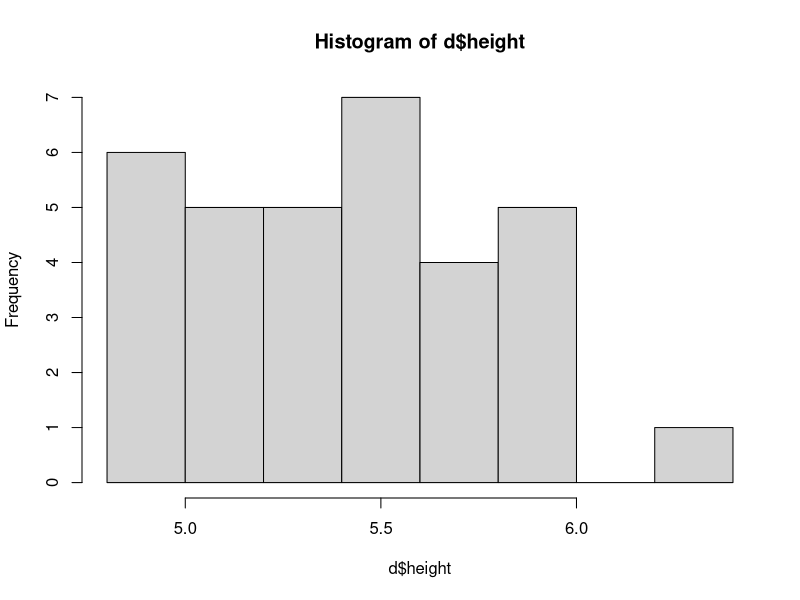
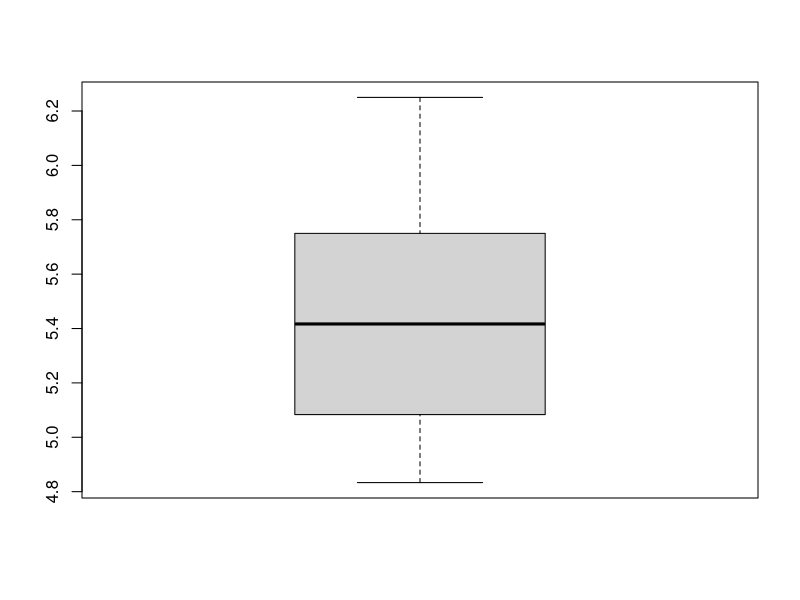
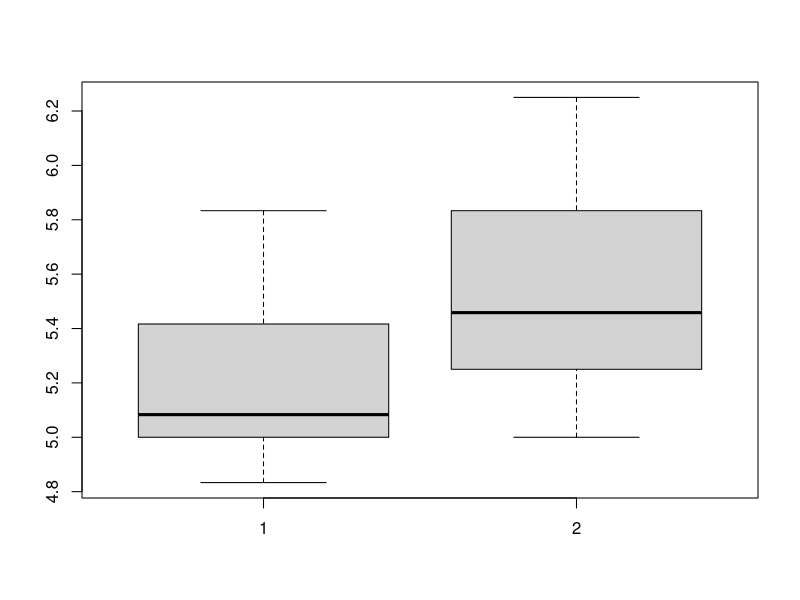
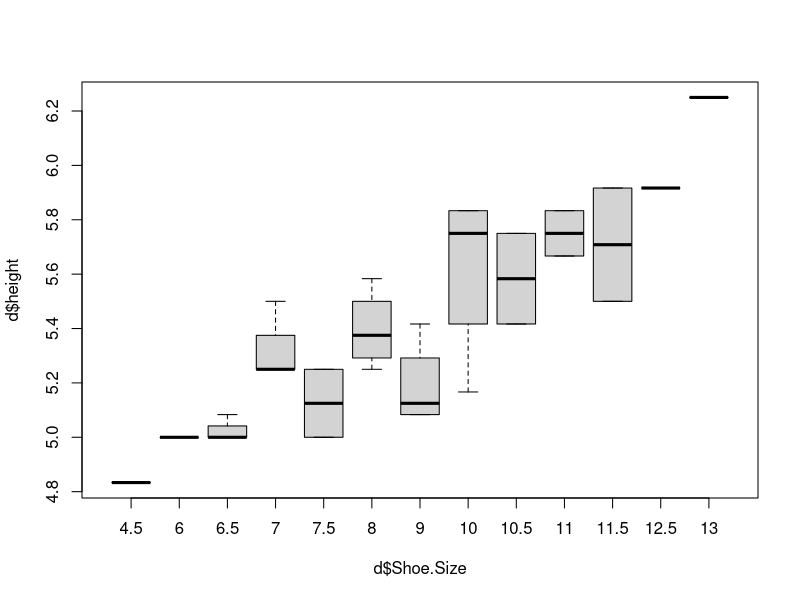
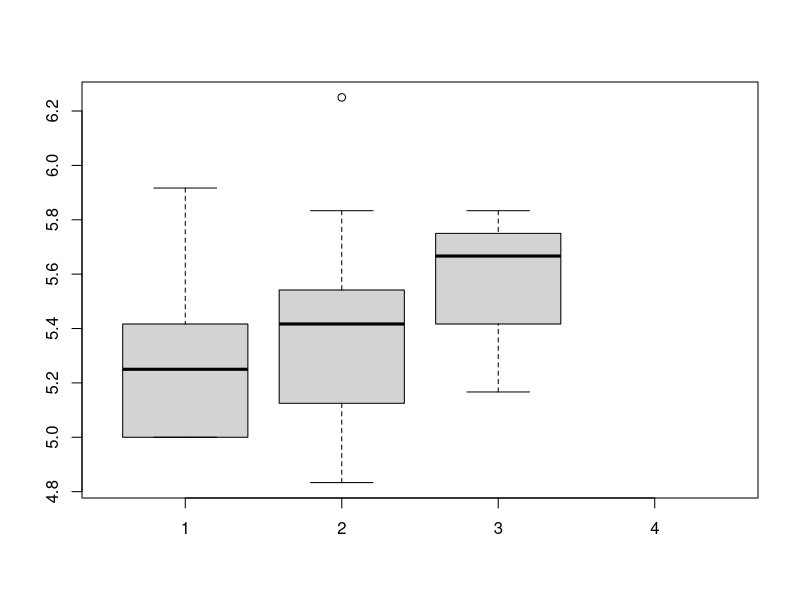

These figures' R source, in order:
# Read Data into R
d <- read.csv("class_data_complete.csv")
d$Grade
d$height <- d$Height..ft. + d$Height..in. / 12

# Basic Graphs
hist(d$height)
boxplot(d$height)

# Subset
example <- c(1,3,5,7,9)
example[c(1,3,5)]
d$height[c(1,3,5)]
d$height[d$Grade == 8]
d$height[d$State == 'HI']

# 2 Boxplots
eighth <- d$height[d$Grade == 8]
eighth
seventh <- d$height[d$Grade == 7]
seventh
boxplot(seventh, eighth)
boxplot(d$height ~ d$Shoe.Size)
boxplot(d$height[d$State == 'HI'], d$height[d$State == 'TX'], d$height[d$State == 'USVI'], d$height[d$Shoe.Gender == 'FL'])

d$height[d$State == 'USVI' | d$Shoe.Size > 9]
